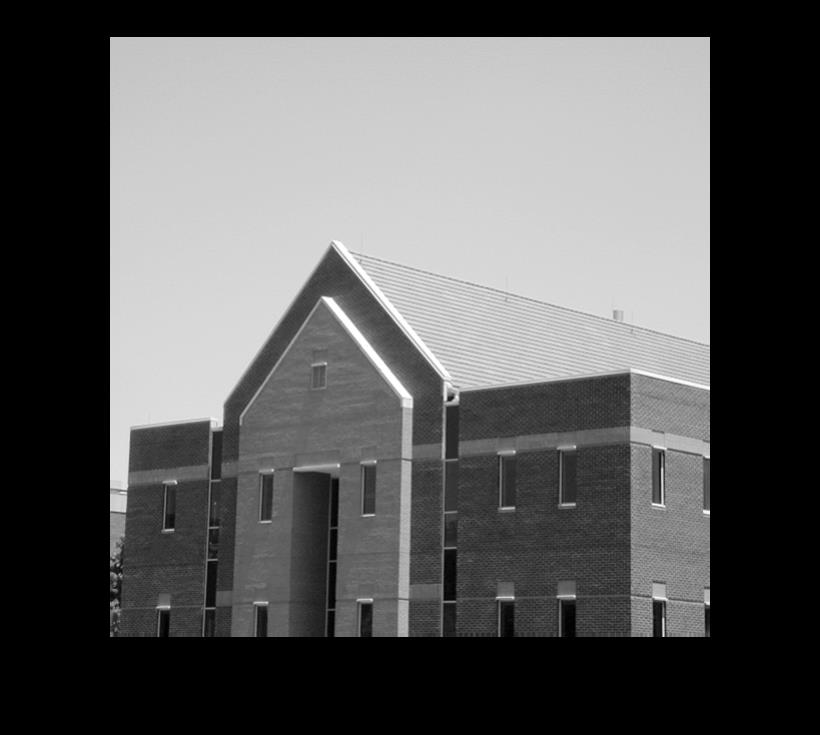
#> input picture HoughTransform/test_image/building.jpg, 820 x 735 px
$ python HoughTransform.py -image test_image/building.jpg
#> lines starting #> are read from the running program, lines starting #| are printed output that depends on the picture; after the words box and inside, x2 and y2 are one past the last pixel; in counts of white or black regions, pixels touching at a corner belong together
import numpy as np
from matplotlib import pyplot as plt
import cv2
import math
import argparse


# [4 lines of commented-out code are left out]


def Hough_line_detect(canny_image, edge_pixel_threshold=255):
    theta = np.arange(0, 180, 1)  # Theta [-90, 90] degrees ( or (0 - 180))

    rho_max = round(
        math.sqrt(canny_image.shape[0] ** 2 + canny_image.shape[1] ** 2))  # rho_max = sqrt(x^2 + y^2) = diagonal
    accumulator = np.zeros((2 * rho_max, len(theta)))  # Accumulator matrix to store the values

    edge_pixels = np.where(
        canny_image == int(edge_pixel_threshold))  # Threshold to get edges pixel location (x,y)
    coordinates = list(zip(edge_pixels[0], edge_pixels[1]))

    cos = np.cos(np.deg2rad(theta))  # Calculate 'cos' and 'sin'
    sin = np.sin(np.deg2rad(theta))  # value ahead to improve running time

    # Calculate rho value for each edge location (x,y) with all the theta range
    for i in range(len(coordinates)):
        for j in range(len(theta)):
            rho = int(round(coordinates[i][1] * cos[j] + coordinates[i][0] * sin[j]))
            # accumulator[rho, j] += 1
            accumulator[rho, j] += 2  # better performance
            # accumulator[rho, j] += 3

    return accumulator

def Huogh_line_highlight(path_to_image, edge_pixel_threshold=255, lower_canny_threshold=300, upper_canny_threshold=400, line_select_threshold=180):
    image = cv2.imread(path_to_image)
    grayscale = cv2.cvtColor(image, cv2.COLOR_BGR2GRAY)
    canny_image = cv2.Canny(grayscale, int(lower_canny_threshold), int(upper_canny_threshold))
    accumulator = Hough_line_detect(canny_image, edge_pixel_threshold=edge_pixel_threshold)

    edge_pixels = np.where(
        accumulator > int(line_select_threshold))  # Threshold some high values then draw the line
    coordinates = list(zip(edge_pixels[0], edge_pixels[1]))

    for i in range(len(coordinates)):  # Draw detected line on an original image (from OpenCV tutorial for HoughLine)
        a = np.cos(np.deg2rad(coordinates[i][1]))
        b = np.sin(np.deg2rad(coordinates[i][1]))
        x0 = a * coordinates[i][0]
        y0 = b * coordinates[i][0]
        x1 = int(x0 + 1000 * (-b))
        y1 = int(y0 + 1000 * (a))
        x2 = int(x0 - 1000 * (-b))
        y2 = int(y0 - 1000 * (a))

        cv2.line(image, (x1, y1), (x2, y2), (0, 0, 255), 1)

    return image

if __name__ == '__main__':

    argparse = argparse.ArgumentParser()
    argparse.add_argument('-image', required=True, help="Path to source image.")
    argparse.add_argument('--edge_pixel_threshold', required=False, default=255,
                          help='Threshold for defined edges pixels and them locations.')
    argparse.add_argument('--lower_canny_threshold', required=False, default=300,
                          help='Lower threshold for Canny() function from OpenCV.')
    argparse.add_argument('--upper_canny_threshold', required=False, default=400,
                          help='Upper threshold for Canny() function from OpenCV.')
    argparse.add_argument('--line_select_threshold', required=False, default=180,
                          help='threshold for selecting some emergency values and then drawing lines.')
    args = vars(argparse.parse_args())

    image = cv2.imread(args["image"])
#> image is the input picture: shape (735, 820, 3); min 0, max 255, mean 91.1

    plt.subplot(221)
    plt.imshow(image)
    plt.title('Input image')

    grayscale = cv2.cvtColor(image, cv2.COLOR_BGR2GRAY)

    # lower_canny_threshold = int(args["lower_canny_threshold"])
    # upper_canny_threshold = int(args["upper_canny_threshold"])
    canny_image = cv2.Canny(grayscale, int(args["lower_canny_threshold"]), int(args["upper_canny_threshold"]))
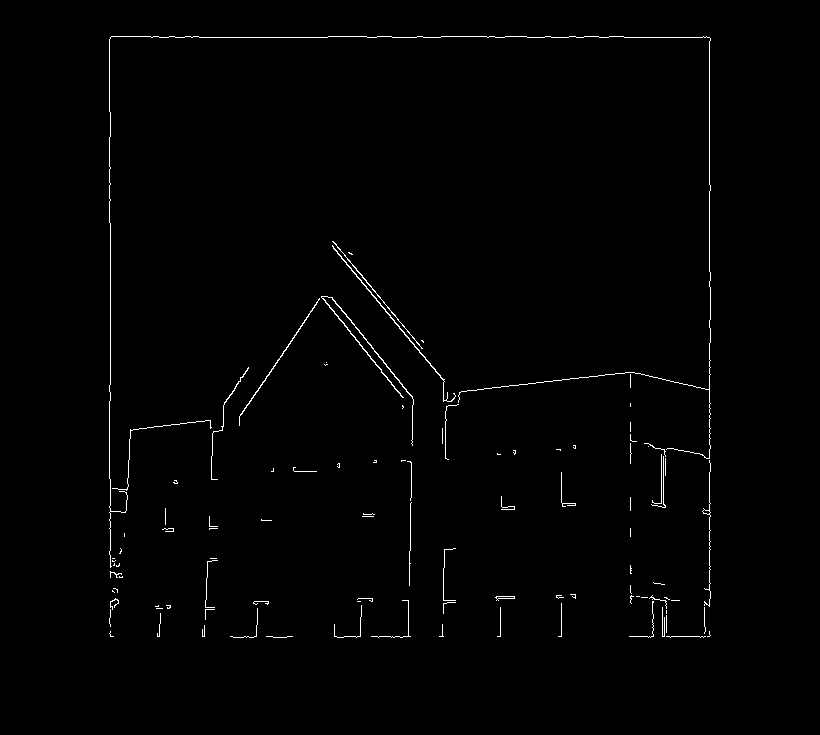
#> canny_image: shape (735, 820); 0.9% white in thin lines or dots, all inside (x1, y1, x2, y2) = (109, 36, 711, 638)

    accumulator = Hough_line_detect(canny_image, edge_pixel_threshold=int(args["edge_pixel_threshold"]))
#> in Hough_line_detect, `edge_pixels = np.where( canny_image == int(edge_pixel_threshold))`: edge_pixels = 5442 positions, rows 36 to 637, columns 109 to 710
#> in Hough_line_detect, `coordinates = list(zip(edge_pixels[0], edge_pixels[1]))`: coordinates = 5442 pairs, first value 36 to 637, second value 109 to 710
#> after the loop in Hough_line_detect, `for i in range(len(coordinates)):`:
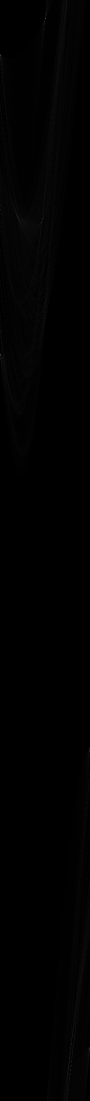
#> accumulator: shape (2202, 180) float64 (shown at 1/2 size); min 0, max 930, mean 4.9; drawn with min black and max white

    edge_pixels = np.where(
        accumulator > int(args["line_select_threshold"]))  # Threshold some high values then draw the line
#> edge_pixels = 28 positions, rows 36 to 2139, columns 0 to 179
    coordinates = list(zip(edge_pixels[0], edge_pixels[1]))
#> coordinates = 28 pairs, first value 36 to 2139, second value 0 to 179

    for i in range(len(coordinates)):  # Draw detected line on an original image (from OpenCV tutorial for HoughLine)
        a = np.cos(np.deg2rad(coordinates[i][1]))
        b = np.sin(np.deg2rad(coordinates[i][1]))
        x0 = a * coordinates[i][0]
        y0 = b * coordinates[i][0]
        x1 = int(x0 + 1000 * (-b))
        y1 = int(y0 + 1000 * (a))
        x2 = int(x0 - 1000 * (-b))
        y2 = int(y0 - 1000 * (a))

        cv2.line(image, (x1, y1), (x2, y2), (0, 0, 255), 1)
#> this loop made 28 passes
#> (a, b, x0, y0, x1, y1, x2, y2) on passes 1 to 12: (6.12e-17, 1, 2.2e-15, 36, -1000, 36, 1000, 35), (6.12e-17, 1, 2.27e-15, 37, -1000, 37, 1000, 36), (0.0175, 1, 0.733, 41.99, -999, 59, 1000, 24), (1, 0, 109, 0, 109, 1000, 109, -1000), (1, 0, 110, 0, 110, 1000, 110, -1000), (1, 0.0175, 116, 2.02, 98, 1001, 133, -997), (1, 0.0175, 418.9, 7.31, 401, 1007, 436, -992), (0.829, 0.559, 357.3, 241, -201, 1070, 916, -588), (0.829, 0.559, 358.1, 241.6, -201, 1070, 917, -587), (0.819, 0.574, 355.5, 248.9, -218, 1068, 929, -570), (0.105, 0.995, 45.57, 433.6, -948, 538, 1040, 329), (0.122, 0.993, 54.23, 441.7, -938, 563, 1046, 319)
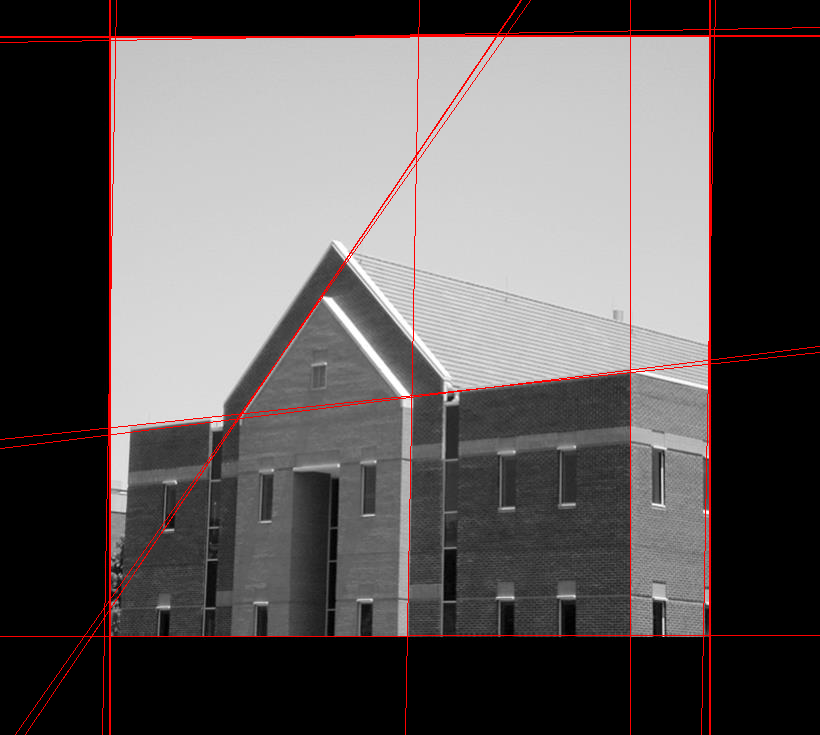
#> image: shape (735, 820, 3); 2.01% of pixels changed, all inside (x1, y1, x2, y2) = (0, 0, 820, 735)

    plt.subplot(222)
    plt.imshow(canny_image)
    plt.title('Canny image')
    plt.subplot(223)
    plt.imshow(image)
    plt.title('Output image')
    plt.subplot(224)
    plt.imshow(accumulator)
    plt.title('Hough space coord.')
    plt.show()
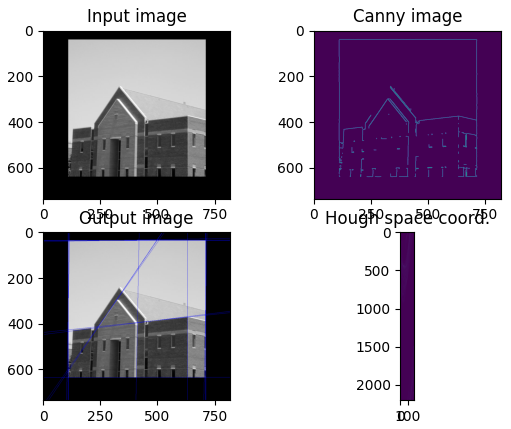
#> figure drawn by matplotlib, 4 panels; B, G, R data is drawn as R, G, B
